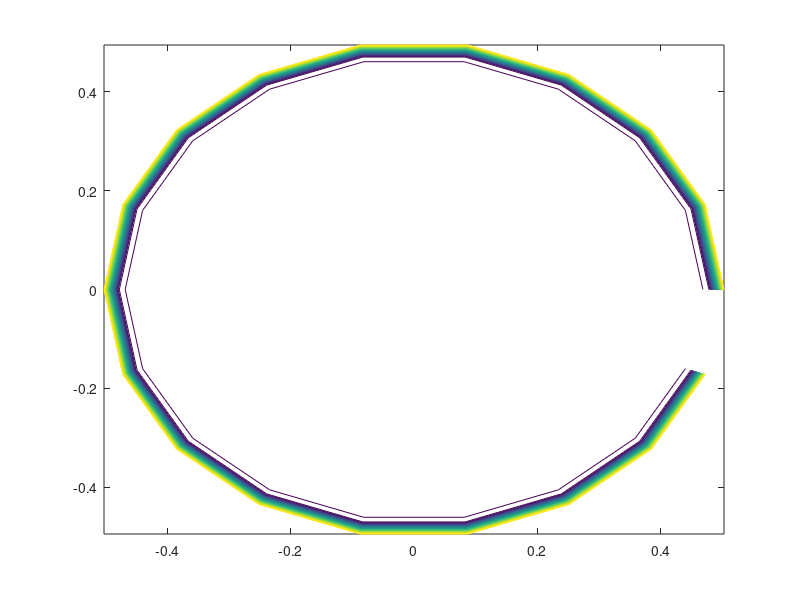
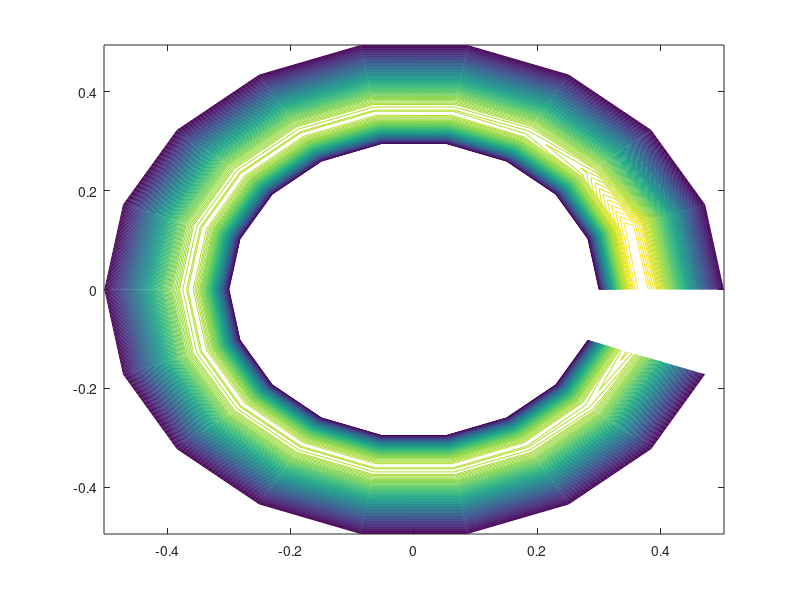
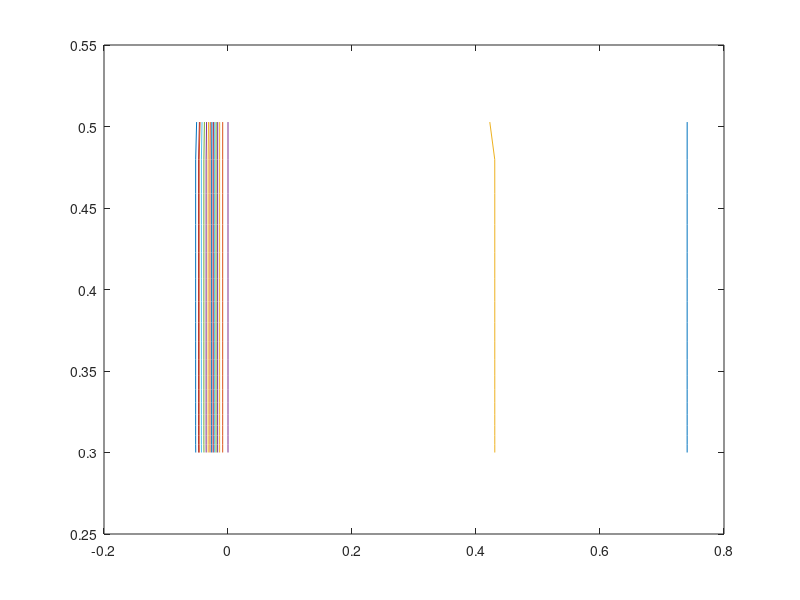

Source code (MATLAB) for these figures, in order:
clc
clear all
alpha=1.1;
nu=1;
k1=1000;
delta_r(1)=0.005;
r(1)=0.3;
% if alpha<1
    i=1;
    while r(i)<0.5
    delta_r(i+1)=alpha*delta_r(i);
    r(i+1)=r(i)+delta_r(i);
    if r(i)>0.5
        r(i)=0.5;
    end
%     delta_r(i)=abs(r(i+1)-r(i));
        i=i+1;
    end
       Imax=i;
%         r(Imax+1)=0.5;
%         delta_r(Imax)=0.5-r(Imax);
%  
% end
% if alpha>1
%     i=1;
%     while delta_r(i)>0.001
%     delta_r(i+1)=alpha*delta_r(i);
%     i=i+1;
%     end
% end

% 
% u=zeros
% for i=1:100
delta_teta=2*pi/Imax;
teta=[0:delta_teta:2*pi-delta_teta];
w=ones(Imax,Imax,k1);
 w(:,1,:)=-5.625;
 w(:,Imax,:)=-5.625;
 
    for j=1:Imax
        A(j)=(alpha+alpha^2)*delta_r(j);
        B(j)=(alpha^2-1)/(r(j)*A(j))-2*(alpha+1)/(delta_r(j)*A(j))-2/((r(j)*delta_teta)^2);
        C(j)=1/(r(j)*delta_teta)^2;
        E(j)=1/(r(j)*A(j))+2/(A(j));
        F(j)=-alpha^2*(1/(r(j)*A(j)))+2*alpha/(A(j)*delta_r(j));
      
        
    end
     
  D=zeros(Imax,Imax,k1);
  si=zeros(Imax,Imax,k1);
  si(:,Imax,:)=1;
  si1=zeros(Imax,Imax,k1);

  
v=1;
k=1;
while v>10^(-6)
%  for k=1:100    
for j=2:Imax-1
    
        si(1,j,k+1)=(-si(1,j+1,k)*E(j)-si(1,j-1,k+1)*F(j)-si(2,j,k+1)*C(j)-si(Imax,j,k+1)*C(j)-w(1,j,k))/B(j);

    for i=2:Imax-1
        
        si(i,j,k+1)=(-si(i,j+1,k)*E(j)-si(i,j-1,k+1)*F(j)-si(i+1,j,k)*C(j)-si(i-1,j,k+1)*C(j)-w(i,j,k))/B(j);

     
    end
        si(Imax,j,k+1)=(-si(Imax,j+1,k)*E(j)-si(Imax,j-1,k+1)*F(j)-si(1,j,k+1)*C(j)-si(Imax-1,j,k+1)*C(j)-w(Imax,j,k))/B(j);
 

end
 for i=2:Imax-1
   si(i,1,k+1)=si(i,2,k+1)+r(1)*5*delta_r(1);

 end
   si(Imax,1,k+1)=si(Imax,2,k+1)+r(1)*5*delta_r(1);
   si(1,1,k+1)=si(1,2,k+1)+r(1)*5*delta_r(1);
 v=max(max(abs(si(:,:,k+1)-si(:,:,k))));
 
for j=2:Imax-1
    for i=2:Imax-1
        D(1,j,k+1)=(((alpha^2)-1)*(si(2,j,k+1)-si(Imax,j,k+1))/(A(j)*2*r(j)*delta_teta))-nu*B(j);

    
        D(i,j,k+1)=(((alpha^2)-1)*(si(i+1,j,k+1)-si(i-1,j,k+1))/(A(j)*2*r(j)*delta_teta))-nu*B(j);

    end
        D(Imax,j,k+1)=(((alpha^2)-1)*(si(1,j,k+1)-si(Imax-1,j,k+1))/(A(j)*2*r(j)*delta_teta))-nu*B(j);

end

   for i=2:Imax-1

      for j=2:Imax-1
        w(1,j,k+1)=(w(1,j+1,k)*(((nu/(A(j)*r(j)))+2*nu/(A(j)*delta_r(j)))-(si(2,j,k+1)-si(Imax,j,k+1))/(2*r(j)*A(j)*delta_teta))+...
            w(1,j-1,k+1)*(-(alpha^2)*nu/(A(j)*r(j))+2*nu*alpha/(delta_r(j)*A(j))+(alpha^2)*(si(2,j,k+1)-si(Imax,j,k+1))/(2*r(j)*delta_teta*A(j)))+...
            w(2,j,k)*(nu*C(j)+(si(1,j+1,k+1)-(alpha^2)*si(1,j-1,k+1)+((alpha^2)-1)*si(1,j,k+1))/(2*r(j)*delta_teta*A(j)))+...
            w(Imax,j,k+1)*(nu*C(j)-(si(1,j+1,k+1)-(alpha^2)*si(1,j-1,k+1)+((alpha^2)-1)*si(1,j,k+1))/(2*r(j)*delta_teta*A(j))))/D(1,j,k+1);
        
        w(i,j,k+1)=(w(i,j+1,k)*(((nu/(A(j)*r(j)))+2*nu/(A(j)*delta_r(j)))-(si(i+1,j,k+1)-si(i-1,j,k+1))/(2*r(j)*A(j)*delta_teta))+...
            w(i,j-1,k+1)*(-(alpha^2)*nu/(A(j)*r(j))+2*nu*alpha/(delta_r(j)*A(j))+(alpha^2)*(si(i+1,j,k+1)-si(i-1,j,k+1))/(2*r(j)*delta_teta*A(j)))+...
            w(i+1,j,k)*(nu*C(j)+(si(i,j+1,k+1)-(alpha^2)*si(i,j-1,k+1)+((alpha^2)-1)*si(i,j,k+1))/(2*r(j)*delta_teta*A(j)))+...
            w(i-1,j,k+1)*(nu*C(j)-(si(i,j+1,k+1)-(alpha^2)*si(i,j-1,k+1)+((alpha^2)-1)*si(i,j,k+1))/(2*r(j)*delta_teta*A(j))))/D(i,j,k+1);
         
         w(Imax,j,k+1)=(w(Imax,j+1,k)*(((nu/(A(j)*r(j)))+2*nu/(A(j)*delta_r(j)))-(si(1,j,k+1)-si(Imax-1,j,k+1))/(2*r(j)*A(j)*delta_teta))+...
            w(Imax,j-1,k+1)*(-(alpha^2)*nu/(A(j)*r(j))+2*nu*alpha/(delta_r(j)*A(j))+(alpha^2)*(si(1,j,k+1)-si(Imax-1,j,k+1))/(2*r(j)*delta_teta*A(j)))+...
            w(1,j,k)*(nu*C(j)+(si(Imax,j+1,k+1)-(alpha^2)*si(Imax,j-1,k+1)+((alpha^2)-1)*si(Imax,j,k+1))/(2*r(j)*delta_teta*A(j)))+...
            w(Imax-1,j,k+1)*(nu*C(j)-(si(Imax,j+1,k+1)-(alpha^2)*si(Imax,j-1,k+1)+((alpha^2)-1)*si(Imax,j,k+1))/(2*r(j)*delta_teta*A(j))))/D(Imax,j,k+1);    
      end

  end
 k=k+1;
end
si1=si(:,:,k);
w1=w(:,:,k);
% 
% [T R]=pol2cart(teta,r(1,:));
% [X Y]= meshgrid(T,R); 
% 
% figure(1)
% contour(X,Y,si1,30)
% colorbar;
% 
% figure(2)
% contour(X,Y,w1)
% colorbar

%%
[x,y]=meshgrid(r,teta);
[b,o]=pol2cart(y,x);
contour(b,o,si1,100)
%%
figure
contour(b,o,w1,100)
%%
for j=1:Imax
    for i=2:Imax-1
Vr(i,j)=(si(i+1,j,k)-si(i-1,j))/(r(j)*2*delta_teta);
    end
Vr(1,j)=(si(2,j,k)-si(Imax,j))/(r(j)*2*delta_teta);
Vr(Imax,j)=(si(1,j,k)-si(Imax-1,j))/(r(j)*2*delta_teta);

end
for j=1:Imax
    for i=1:Imax-1
Vt(i,j)=(si(i+1,j,k)-si(i,j))/(2*delta_r(j));
    end
Vt(Imax,j)=(si(1,j,k)-si(Imax,j))/(2*delta_r(j));

end
figure
plot(Vt,r);
